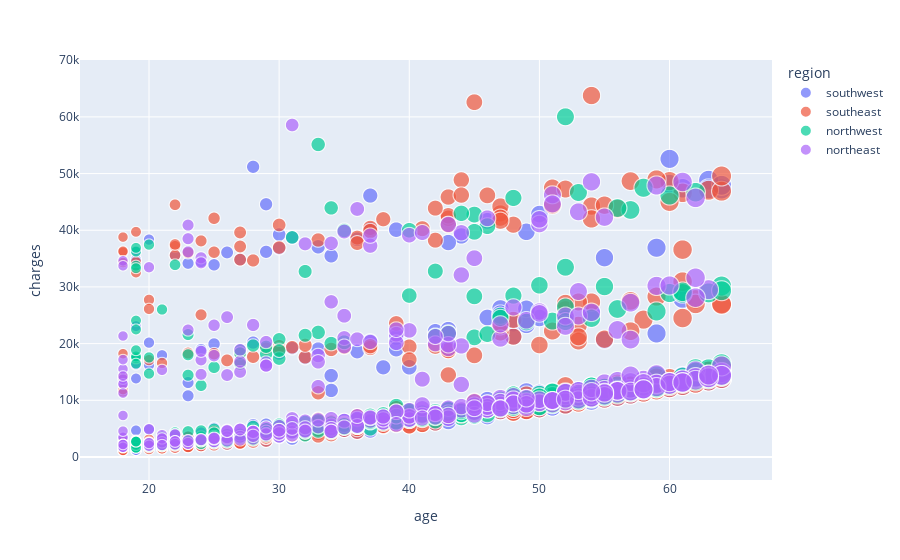

Notebook code for this chart:
### Code cell
# sns.scatterplot(data=med_df, x="age", y="charges",hue="region", palette="deep")
px.scatter(med_df,x="age", y="charges",color="region", size="age" )

### Figure 1 — Plotly figure (JSON) as saved in the notebook; plotly's stock layout.template omitted (floating-point values rounded to 4 significant figures; data arrays with more than 128 entries replaced by an {"elided": "..."} marker saying what was removed)
{"data": [{"hovertemplate": "region=southwest<br>age=%{marker.size}<br>charges=%{y}<extra></extra>", "legendgroup": "southwest", "marker": {"color": "#636efa", "size": {"elided": "325 int values"}, "sizemode": "area", "sizeref": 0.16, "symbol": "circle"}, "mode": "markers", "name": "southwest", "showlegend": true, "type": "scattergl", "x": {"elided": "325 int values"}, "xaxis": "x", "y": {"elided": "325 float values"}, "yaxis": "y"}, {"hovertemplate": "region=southeast<br>age=%{marker.size}<br>charges=%{y}<extra></extra>", "legendgroup": "southeast", "marker": {"color": "#EF553B", "size": {"elided": "364 int values"}, "sizemode": "area", "sizeref": 0.16, "symbol": "circle"}, "mode": "markers", "name": "southeast", "showlegend": true, "type": "scattergl", "x": {"elided": "364 int values"}, "xaxis": "x", "y": {"elided": "364 float values"}, "yaxis": "y"}, {"hovertemplate": "region=northwest<br>age=%{marker.size}<br>charges=%{y}<extra></extra>", "legendgroup": "northwest", "marker": {"color": "#00cc96", "size": {"elided": "325 int values"}, "sizemode": "area", "sizeref": 0.16, "symbol": "circle"}, "mode": "markers", "name": "northwest", "showlegend": true, "type": "scattergl", "x": {"elided": "325 int values"}, "xaxis": "x", "y": {"elided": "325 float values"}, "yaxis": "y"}, {"hovertemplate": "region=northeast<br>age=%{marker.size}<br>charges=%{y}<extra></extra>", "legendgroup": "northeast", "marker": {"color": "#ab63fa", "size": {"elided": "324 int values"}, "sizemode": "area", "sizeref": 0.16, "symbol": "circle"}, "mode": "markers", "name": "northeast", "showlegend": true, "type": "scattergl", "x": {"elided": "324 int values"}, "xaxis": "x", "y": {"elided": "324 float values"}, "yaxis": "y"}], "layout": {"legend": {"itemsizing": "constant", "title": {"text": "region"}, "tracegroupgap": 0}, "margin": {"t": 60}, "xaxis": {"anchor": "y", "domain": [0, 1], "title": {"text": "age"}}, "yaxis": {"anchor": "x", "domain": [0, 1], "title": {"text": "charges"}}}}
